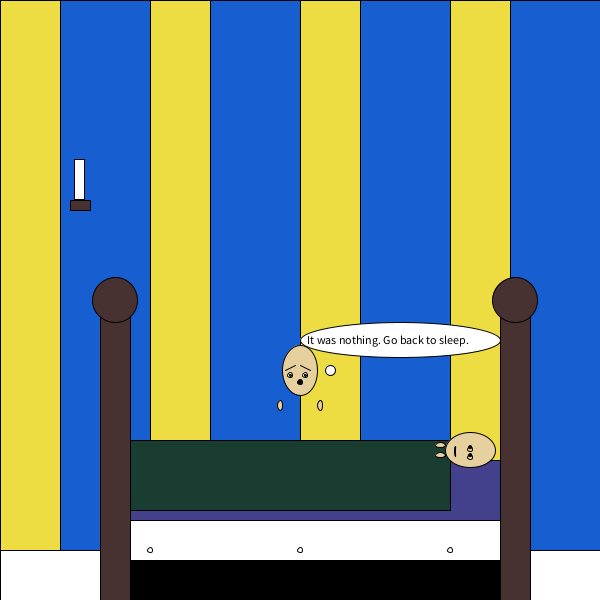
Frame 1 (no input)
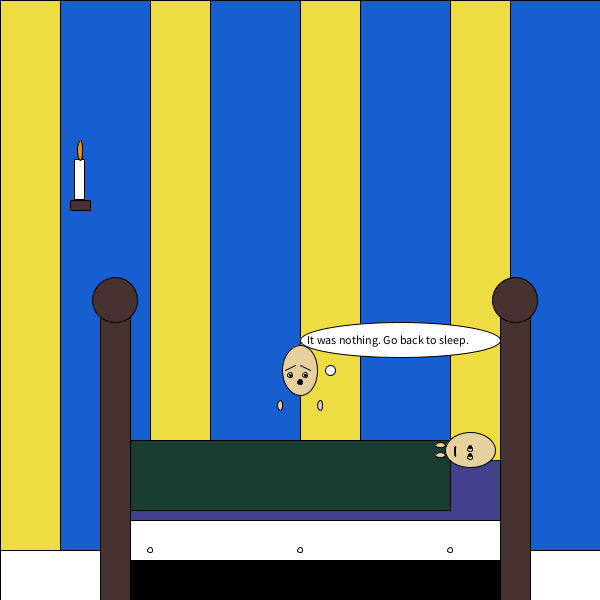
Frame 60 (the mouse pressed at the canvas centre just before this capture)
Frame 120 (the mouse held since frame 60 and released just before this capture): identical to frame 60, image omitted

The Processing sketch that drew these frames (run headless with seeded random() and noise(); from frame 60 on, the mouse is pressed at the canvas centre):

// Processing sketch: Kids_room5pg
// ── Kids_room5pg.pde
PVector location;
PVector velocity;

void setup(){
  size(600,600);
  location = new PVector(100,100);
  velocity = new PVector (800,0);  
}
void draw(){
  size(600,600);
background(255);
noFill();
  location.x=location.x+velocity.x;
  location.y=location.y+velocity.y;
  
  if(location.x>width || (location.x<0)){
    velocity.x = -velocity.x;

}

  
  if((location.y>height) || (location.y<0)){
    velocity.y =-velocity.y;
  }

  
  stroke (0);
 fill(23,94,209);
rect(0,0,600,600);
fill(237,220,66);
rect(150,0,60,600);
rect(300,0,60,600);
rect(0,0,60,600);
rect(450,0,60,600);
fill(255,255,255);
rect(0,550,600,60);
fill(71,49,49);
rect(100,300,30,300);
rect(500,300,30,300);
ellipse(115,300,45,45);
ellipse(515,300,45,45);
fill(0,0,0);
rect(130,540,370,60);
fill(255,255,255);
rect(130,500,370,60);
fill(68,65,140);
rect(130,460,370,60);
rect(130,460,370,60);
fill(25,61,49);
rect(130,440,320,70);
fill(255,255,255);
ellipse(150,550, 5,5);
ellipse(300,550,5,5);
ellipse(450,550,5,5);
//will move
fill(229,208,158);
ellipse(470,450,50,35);
ellipse(440,445,10,5);
ellipse(440,455,10,5);
ellipse(470,449,5,5);
ellipse(470,457,5,5);
fill(0,0,0);
ellipse(470,447,3,3);
ellipse(470,455,3,3);
ellipse(455,451,1,10);
fill(255,255,255);
fill(71,49,49);
rect(70,200,20,10);
fill(255,255,255);
rect(74,159,10,40);
fill(234,149,11);
ellipse(location.x-20,location.y+50,5,20);
fill(255,255,255);
ellipse(400,340,200,35);
ellipse(330,370,10,10);
fill(229,208,158);
ellipse(300,370,35,50);
ellipse(280,405,5,10);
ellipse(320,405,5,10);
fill(255,255,255);
ellipse(290,375,5,5);
ellipse(305,375,5,5);
fill(0,0,0);
line(285,370,295,365);
line(300,365,310,370);
//
ellipse(300,382,5,5);
ellipse(290,375,2,2);
ellipse(305,375,2,2);
fill(0,0,0);
 text("It was nothing. Go back to sleep.",307,344);
    text(mouseX,mouseY,800,800);
    
     println("mouseX:"+mouseX+",mouseY:"+mouseY);
     fill(153,0,0);


}
